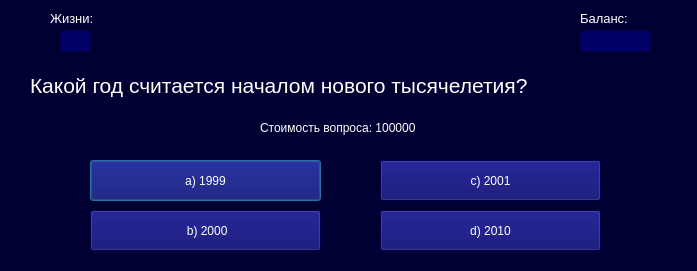
<?xml version="1.0" encoding="UTF-8"?>
<ui version="4.0">
 <class>Dialog</class>
 <widget class="QDialog" name="Dialog">
  <property name="geometry">
   <rect>
    <x>0</x>
    <y>0</y>
    <width>697</width>
    <height>271</height>
   </rect>
  </property>
  <property name="minimumSize">
   <size>
    <width>697</width>
    <height>271</height>
   </size>
  </property>
  <property name="maximumSize">
   <size>
    <width>697</width>
    <height>271</height>
   </size>
  </property>
  <property name="windowTitle">
   <string>Вопрос №8</string>
  </property>
  <property name="styleSheet">
   <string notr="true">background-color: #000033;</string>
  </property>
  <widget class="QLabel" name="label_2">
   <property name="geometry">
    <rect>
     <x>50</x>
     <y>10</y>
     <width>61</width>
     <height>16</height>
    </rect>
   </property>
   <property name="font">
    <font>
     <pointsize>10</pointsize>
    </font>
   </property>
   <property name="styleSheet">
    <string notr="true">color: white</string>
   </property>
   <property name="text">
    <string>Жизни:</string>
   </property>
  </widget>
  <widget class="QLineEdit" name="lineEdit">
   <property name="enabled">
    <bool>false</bool>
   </property>
   <property name="geometry">
    <rect>
     <x>60</x>
     <y>30</y>
     <width>31</width>
     <height>22</height>
    </rect>
   </property>
   <property name="styleSheet">
    <string notr="true">background-color: #000066; color: white</string>
   </property>
   <property name="text">
    <string/>
   </property>
  </widget>
  <widget class="QLabel" name="label_5">
   <property name="geometry">
    <rect>
     <x>580</x>
     <y>10</y>
     <width>71</width>
     <height>16</height>
    </rect>
   </property>
   <property name="font">
    <font>
     <pointsize>10</pointsize>
    </font>
   </property>
   <property name="styleSheet">
    <string notr="true">color: white</string>
   </property>
   <property name="text">
    <string>Баланс:</string>
   </property>
  </widget>
  <widget class="QLineEdit" name="lineEdit_2">
   <property name="enabled">
    <bool>false</bool>
   </property>
   <property name="geometry">
    <rect>
     <x>580</x>
     <y>30</y>
     <width>71</width>
     <height>22</height>
    </rect>
   </property>
   <property name="styleSheet">
    <string notr="true">background-color: #000066; color: white</string>
   </property>
   <property name="text">
    <string/>
   </property>
  </widget>
  <widget class="QLabel" name="label">
   <property name="geometry">
    <rect>
     <x>30</x>
     <y>60</y>
     <width>641</width>
     <height>51</height>
    </rect>
   </property>
   <property name="font">
    <font>
     <pointsize>16</pointsize>
    </font>
   </property>
   <property name="styleSheet">
    <string notr="true">color: white</string>
   </property>
   <property name="text">
    <string>Какой год считается началом нового тысячелетия?</string>
   </property>
  </widget>
  <widget class="QLabel" name="label_4">
   <property name="geometry">
    <rect>
     <x>260</x>
     <y>120</y>
     <width>171</width>
     <height>16</height>
    </rect>
   </property>
   <property name="styleSheet">
    <string notr="true">color: white</string>
   </property>
   <property name="text">
    <string>Стоимость вопроса: 100000</string>
   </property>
  </widget>
  <widget class="QPushButton" name="pushButton">
   <property name="geometry">
    <rect>
     <x>90</x>
     <y>160</y>
     <width>231</width>
     <height>41</height>
    </rect>
   </property>
   <property name="styleSheet">
    <string notr="true">background-color: #000066; color: white</string>
   </property>
   <property name="text">
    <string>a) 1999</string>
   </property>
  </widget>
  <widget class="QPushButton" name="pushButton_2">
   <property name="geometry">
    <rect>
     <x>90</x>
     <y>210</y>
     <width>231</width>
     <height>41</height>
    </rect>
   </property>
   <property name="styleSheet">
    <string notr="true">background-color: #000066; color: white</string>
   </property>
   <property name="text">
    <string> b) 2000</string>
   </property>
  </widget>
  <widget class="QPushButton" name="pushButton_3">
   <property name="geometry">
    <rect>
     <x>380</x>
     <y>160</y>
     <width>221</width>
     <height>41</height>
    </rect>
   </property>
   <property name="styleSheet">
    <string notr="true">background-color: #000066; color: white</string>
   </property>
   <property name="text">
    <string>c) 2001</string>
   </property>
  </widget>
  <widget class="QPushButton" name="pushButton_4">
   <property name="geometry">
    <rect>
     <x>380</x>
     <y>210</y>
     <width>221</width>
     <height>41</height>
    </rect>
   </property>
   <property name="styleSheet">
    <string notr="true">background-color: #000066; color: white</string>
   </property>
   <property name="text">
    <string>d) 2010</string>
   </property>
  </widget>
 </widget>
 <resources/>
 <connections/>
</ui>
